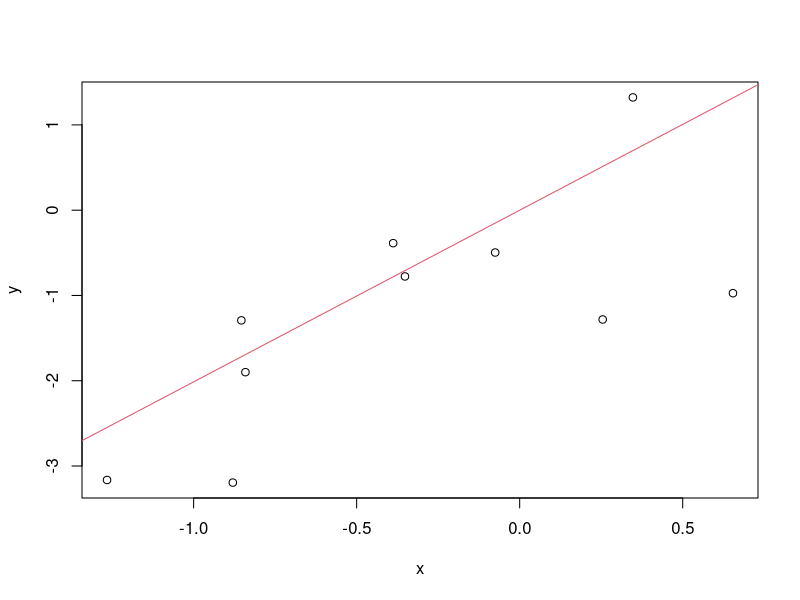

Source code (R):
# linear regression test
x <- rnorm(10)
y <- 2 * x + rnorm(10)

linmod <- lm(y ~ x - 1)
summary(linmod)

plot(x, y)
abline(linmod, col = 2)

summary(linmod)
